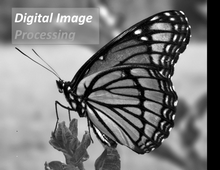
%> input picture DT_Homework/Week7/Dilation/butterfly.png, 220 x 170 px, shrunk from 394 x 305 before the run
$ octave Dilation.m   (GNU Octave 9; MATLAB toolbox functions it lacks are replaced by stand-ins)
%> lines starting %> are read from the running program, lines starting %| are printed output that depends on the picture; in (x1, y1, x2, y2) boxes, pixels count from 0 and x2, y2 are one past the last pixel; in counts of white or black regions, pixels touching at a corner belong together; the program's own positions count from 1
### DT_Homework/Week7/Count_Fish/mydilate.m
function imgB = mydilate(img,neighbor)
[x, y] = size(neighbor);
[ximg, yimg] = size(img);
%> ximg = 170; yimg = 220

% Shift img
x_add = floor(x / 2);
y_add = floor(y / 2);
xsize = ximg + 2 * x_add;
%> xsize = 174
ysize = yimg + 2 * y_add;
%> ysize = 224
img_new = zeros(xsize, ysize);
img_new(x_add+1:x_add+ximg,y_add+1:y_add+yimg) = img;
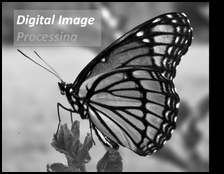
%> img_new: size 174x224 double; min 0, max 255, mean 116.4

% Dilation
imgB = img;

for i=1:ximg
    for j=1:yimg
        % Khoi tao window tai img(i,j)
        x = i:i+x_add*2;
        y = j:j+y_add*2;
        imgW = img_new(x,y);
        % OR(window)
        for i1 = 1:size(imgW,1)
            for j1 = 1:size(imgW,2)
                if (imgW(i1,j1)==1)&&(neighbor(i1,j1)==1)
                    imgB(i,j)=1;
                    break;
                end
            end
        end
    end
end
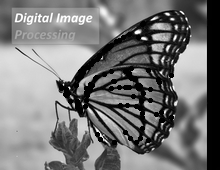
%> imgB: size 170x220 uint8; min 0, max 255, mean 119.5
end

### DT_Homework/Week7/Dilation/Dilation.m
clear, clc, close all
img = rgb2gray(imread('butterfly.png'));
sel = strel('disk', 3);
neighbor = getnhood(sel);
imgB = mydilate(img, neighbor);
BW1 = imdilate(img,sel);
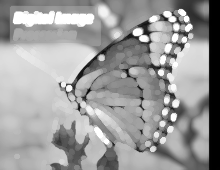
%> BW1: size 170x220 uint8; min 0, max 255, mean 156.7
com = BW1 ~= imgB;
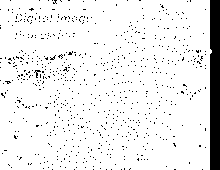
%> com: size 170x220 logical; 92.6% white; 707 black regions (705 under 20 px), largest, box (x1, y1, x2, y2) and area: (210, 0, 220, 170) 1692, (34, 70, 41, 78) 21
a = sum(sum(com));
%> a = 34648
imwrite(imgB, 'my_Dilation_disk_3_2.png');
imwrite(BW1, 'Dilation_disk_3_2.png');
